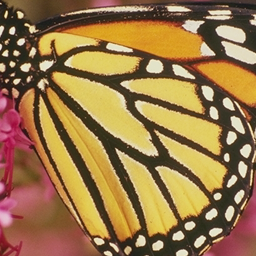
#> input picture DnCNN/KAIR/utils/test.bmp, 256 x 256 px
$ python -i enhanced_feature_extraction.py   (imports and definitions only)   (older library calls are emulated)
#> lines starting #> are read from the running program, lines starting #| are printed output that depends on the picture
#> further down, picture is the input picture: shape (256, 256, 3); mean B, G, R 72.8, 119.2, 153
#!/usr/bin/env python3
# -*- coding: utf-8 -*-
"""
增強版特徵提取模組
提供多層次、多尺度、多方向的特徵分析
專為台北101影像去噪優化
"""

import cv2
import numpy as np
import torch
import torch.nn as nn
import torch.nn.functional as F
from sklearn.feature_extraction import image
from scipy import ndimage
import pywt

class AdvancedFeatureExtractor:
    """高級特徵提取器 - 專注於初期特徵分析"""

    def __init__(self):
        self.feature_cache = {}

    def extract_multiscale_features(self, image, scales=[1, 2, 4, 8]):
        """
        多尺度特徵提取 - 比原始的2尺度更豐富
        """
        if len(image.shape) == 3:
            gray = cv2.cvtColor(image, cv2.COLOR_BGR2GRAY)
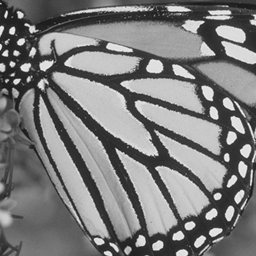
#> gray: shape (256, 256); min 20, max 245, mean 124
        else:
            gray = image.astype(np.float32)

        features = {}

        for scale in scales:
            # 高斯金字塔下採樣
            if scale > 1:
                scaled_img = cv2.pyrDown(gray) if scale == 2 else \
                           cv2.resize(gray, (gray.shape[1]//scale, gray.shape[0]//scale))
            else:
                scaled_img = gray

            # 多方向邊緣檢測 (比單一Laplacian強)
            edges = self._compute_directional_edges(scaled_img)

            # 結構張量特徵
            structure = self._compute_structure_tensor(scaled_img)

            # 局部二值模式 (紋理特徵)
            lbp = self._compute_lbp_features(scaled_img)

            features[f'scale_{scale}'] = {
                'edges': edges,
                'structure': structure,
                'texture': lbp,
                'complexity': np.std(scaled_img)  # 影像複雜度指標
            }
#> this loop made 4 passes
#> (canny_low in _compute_directional_edges, texture_complexity in _compute_lbp_features, uniformity in _compute_lbp_features) on passes 1 to 4: (50, 17.88, 0.226), (85.9, 16.23, 0.151), (209.9, 18.32, 0.285), (240.1, 18.04, 0.287)
#> pass 1, in _compute_directional_edges, `grad_x = cv2.Sobel(img, cv2.CV_64F, 1, 0, ksize=3)`:
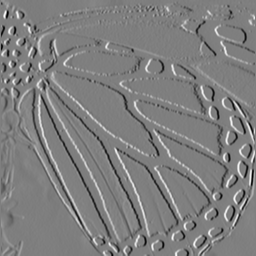
#> grad_x: shape (256, 256) float64; min -789, max 794, mean 0.2; drawn with min black and max white
#> pass 1, in _compute_directional_edges, `grad_y = cv2.Sobel(img, cv2.CV_64F, 0, 1, ksize=3)`:
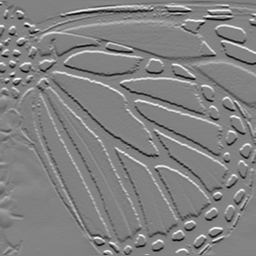
#> grad_y: shape (256, 256) float64; min -796, max 766, mean 0.5; drawn with min black and max white
#> pass 1, in _compute_directional_edges, `magnitude = np.sqrt(grad_x**2 + grad_y**2)`:
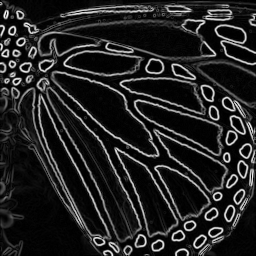
#> magnitude: shape (256, 256) float64; min 0, max 832.4, mean 116.3; drawn with min black and max white
#> pass 1, in _compute_directional_edges, `direction = np.arctan2(grad_y, grad_x)`:
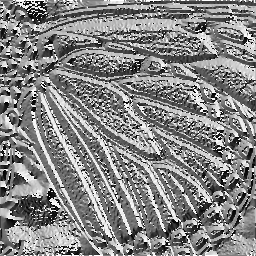
#> direction: shape (256, 256) float64; min -3.14, max 3.14, mean 0.149; drawn with min black and max white
#> after the loop:
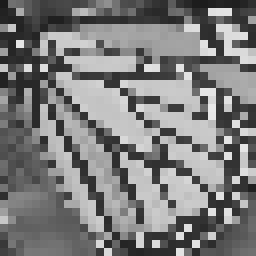
#> scaled_img: shape (32, 32) (shown 8 times larger); min 27, max 232, mean 124
#> after the loop, features = 4 items

        return features

    def _compute_directional_edges(self, img):
        """計算多方向邊緣特徵 - 替代單一Laplacian"""
        # Sobel各方向梯度
        grad_x = cv2.Sobel(img, cv2.CV_64F, 1, 0, ksize=3)
        grad_y = cv2.Sobel(img, cv2.CV_64F, 0, 1, ksize=3)

        # 梯度幅值和方向
        magnitude = np.sqrt(grad_x**2 + grad_y**2)
        direction = np.arctan2(grad_y, grad_x)

        # Laplacian (二階導數)
        laplacian = cv2.Laplacian(img, cv2.CV_64F, ksize=3)

        # Canny邊緣 (自適應閾值)
        canny_low = max(50, np.percentile(magnitude, 50))
        canny_high = min(200, np.percentile(magnitude, 85))
        canny = cv2.Canny(img.astype(np.uint8), int(canny_low), int(canny_high))

        return {
            'magnitude': magnitude,
            'direction': direction,
            'laplacian': laplacian,
            'canny': canny.astype(np.float32),
            'gradient_coherence': self._compute_gradient_coherence(grad_x, grad_y)
        }

    def _compute_structure_tensor(self, img):
        """計算結構張量 - 局部結構特徵"""
        # 圖像梯度
        Ix = cv2.Sobel(img, cv2.CV_64F, 1, 0, ksize=3)
        Iy = cv2.Sobel(img, cv2.CV_64F, 0, 1, ksize=3)

        # 結構張量元素
        Ixx = cv2.GaussianBlur(Ix * Ix, (3, 3), 1)
        Iyy = cv2.GaussianBlur(Iy * Iy, (3, 3), 1)
        Ixy = cv2.GaussianBlur(Ix * Iy, (3, 3), 1)

        # 本徵值計算
        trace = Ixx + Iyy
        det = Ixx * Iyy - Ixy**2

        # 避免除零
        discriminant = np.maximum(0, trace**2 - 4*det)
        lambda1 = (trace + np.sqrt(discriminant)) / 2
        lambda2 = (trace - np.sqrt(discriminant)) / 2

        # 結構特徵
        coherence = np.divide(lambda1 - lambda2, lambda1 + lambda2 + 1e-8)  # 線性度
        energy = lambda1 + lambda2  # 能量

        return {
            'coherence': coherence,
            'energy': energy,
            'anisotropy': lambda1 / (lambda2 + 1e-8),  # 各向異性度
            'corner_strength': det - 0.04 * trace**2  # Harris角點強度
        }

    def _compute_lbp_features(self, img, radius=3, n_points=24):
        """計算局部二值模式 - 紋理特徵"""
        from skimage.feature import local_binary_pattern

        try:
            lbp = local_binary_pattern(img, n_points, radius, method='uniform')

            # LBP統計特徵
            lbp_hist, _ = np.histogram(lbp.ravel(), bins=n_points+2,
                                     range=(0, n_points+2), density=True)

            # 紋理複雜度指標
            texture_complexity = np.sum(lbp_hist * np.arange(len(lbp_hist)))
            uniformity = np.sum(lbp_hist**2)  # 均勻性

            return {
                'lbp_map': lbp,
                'histogram': lbp_hist,
                'complexity': texture_complexity,
                'uniformity': uniformity
            }
        except ImportError:
            # 簡化版LBP實現
            return self._simple_lbp(img)

    # [16 lines left out: function _simple_lbp, not called in this run]

    def _compute_gradient_coherence(self, grad_x, grad_y):
        """計算梯度一致性 - 評估邊緣連續性"""
        # 梯度方向的局部一致性
        magnitude = np.sqrt(grad_x**2 + grad_y**2)

        # 避免除零
        safe_magnitude = magnitude + 1e-8
        norm_grad_x = grad_x / safe_magnitude
        norm_grad_y = grad_y / safe_magnitude

        # 計算局部窗口內的梯度一致性
        kernel = np.ones((3, 3)) / 9
        mean_grad_x = cv2.filter2D(norm_grad_x, -1, kernel)
        mean_grad_y = cv2.filter2D(norm_grad_y, -1, kernel)

        coherence = mean_grad_x**2 + mean_grad_y**2
        return coherence

    # [66 lines left out: functions compute_adaptive_weights, extract_wavelet_features, not called in this run]


class EnhancedAttentionTuner:
    """Attention參數調優器"""

    # [195 lines left out: functions __init__, detect_saddle_point, grid_search_optimal, adaptive_parameter_adjustment, _get_param, _set_param and 3 more, not called in this run]

>>> import cv2
>>> picture = cv2.imread('utils/test.bmp')
>>> result = AdvancedFeatureExtractor().extract_multiscale_features(picture)
#> result = 4 items
